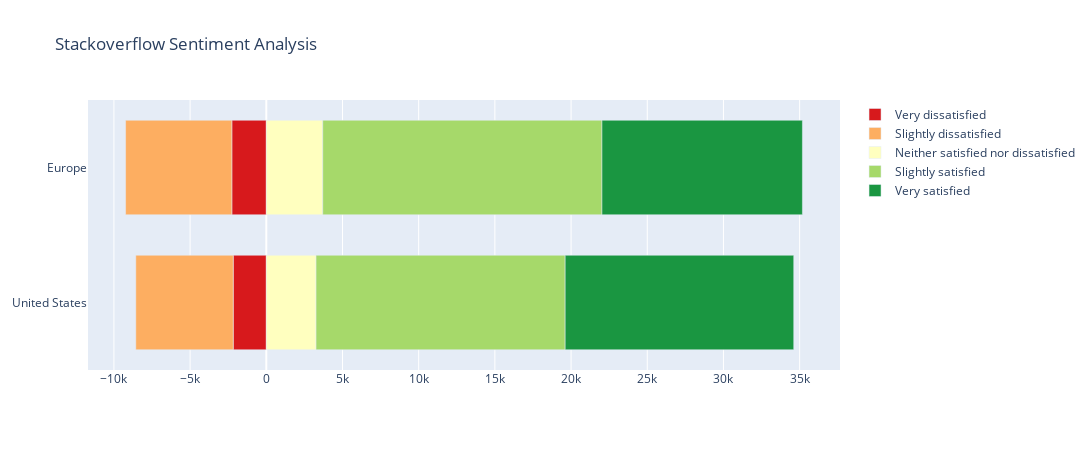

The code cell stored with this chart in its notebook:
### Code cell
#Create a Diverging Stack Bar Chart

fig = go.Figure()

for column in df_all_jobsat_pivoted.columns:
    fig.add_trace(go.Bar(
        x = df_all_jobsat_pivoted[column],
        y = df_all_jobsat_pivoted.index,
        name = column,
        orientation = 'h',
        marker_color = cl.scales[str(len(category_order))]['div']['RdYlGn'][category_order.index(column)],
    ))
    
fig.update_layout(
    barmode = 'relative',
    height=450,
    width=1400,
    bargap=0.3 ,
    title = 'Stackoverflow Sentiment Analysis' 
   
)
fig.show()

### Figure 1 — Plotly figure (JSON) as saved in the notebook; plotly's stock layout.template omitted (floating-point values rounded to 4 significant figures)
{"data": [{"marker": {"color": "rgb(215,25,28)"}, "name": "Very dissatisfied", "orientation": "h", "type": "bar", "x": [-2170, -2261], "y": ["United States", "Europe"]}, {"marker": {"color": "rgb(253,174,97)"}, "name": "Slightly dissatisfied", "orientation": "h", "type": "bar", "x": [-6393, -6972], "y": ["United States", "Europe"]}, {"marker": {"color": "rgb(255,255,191)"}, "name": "Neither satisfied nor dissatisfied", "orientation": "h", "type": "bar", "x": [3265, 3706], "y": ["United States", "Europe"]}, {"marker": {"color": "rgb(166,217,106)"}, "name": "Slightly satisfied", "orientation": "h", "type": "bar", "x": [16349, 18322], "y": ["United States", "Europe"]}, {"marker": {"color": "rgb(26,150,65)"}, "name": "Very satisfied", "orientation": "h", "type": "bar", "x": [14998, 13153], "y": ["United States", "Europe"]}], "layout": {"bargap": 0.3, "barmode": "relative", "height": 450, "title": {"text": "Stackoverflow Sentiment Analysis"}, "width": 1400}}
